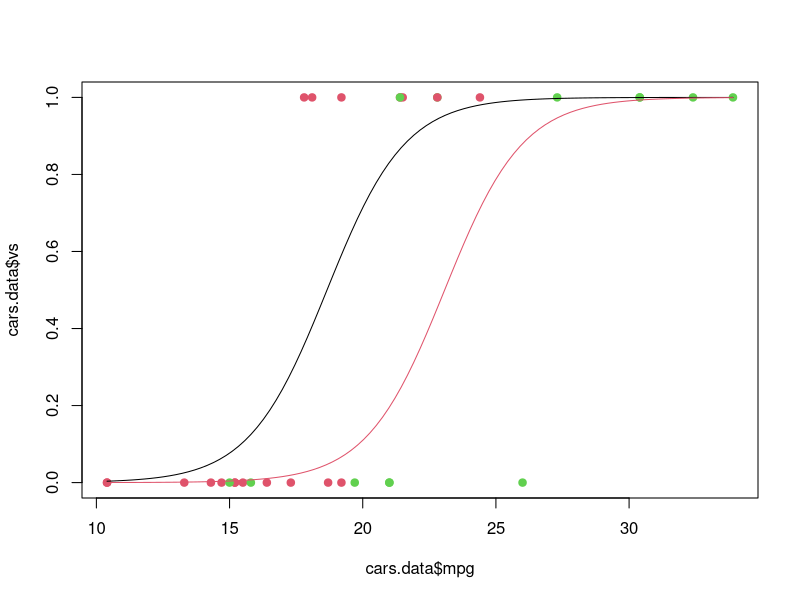
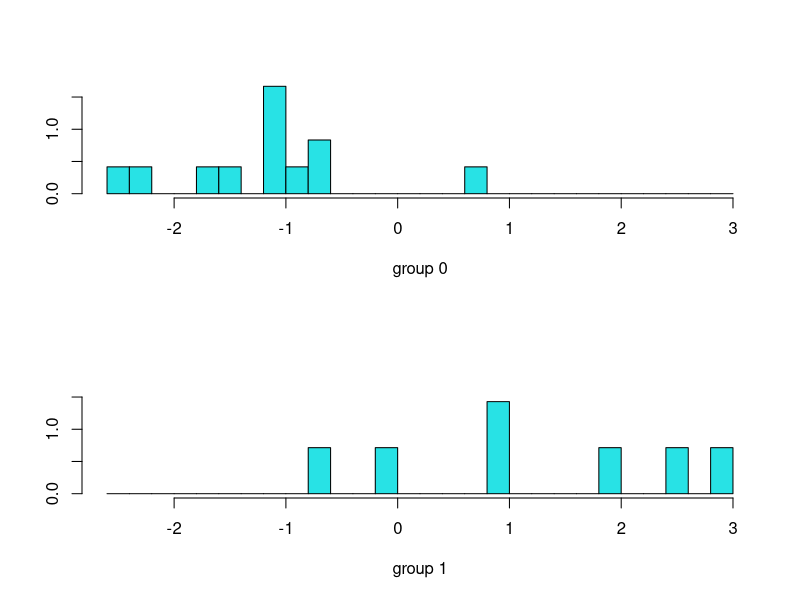
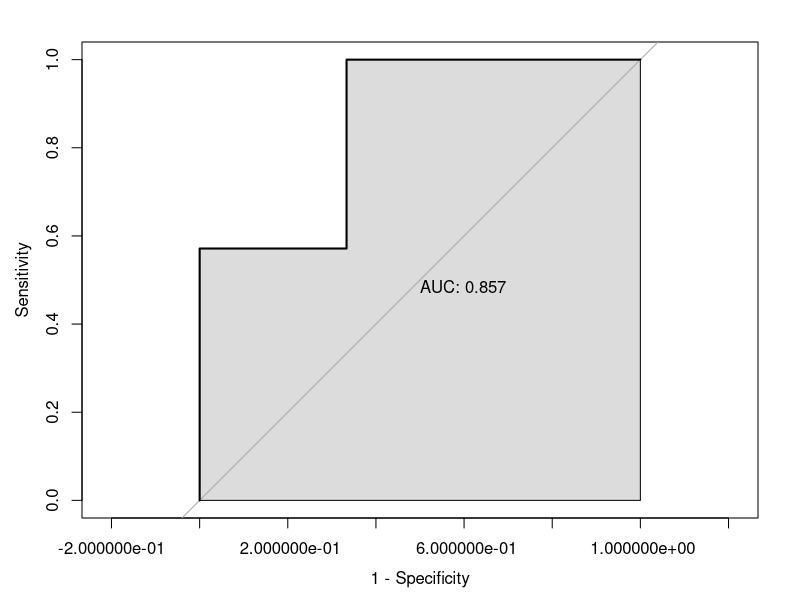

Source code (R) for these figures, in order:

################# LOGISTIC REGRESSION ###################

data(mtcars)
str(mtcars)

## Reduce dataset on a subset of original one
cars.data = mtcars[, c('mpg', 'vs', 'am')] # no rows, columns --> c = concatenate a vector
cars.data

# Refactor am to factor var for RStudio
cars.data$am = as.factor(cars.data$am)
is.factor(cars.data$am) # check



# Create model1 Generialize Linear Model (GLM)
m.c = glm(vs~mpg*am, data = cars.data, family = binomial) # Variabile risposta è 0/1 quindi family=binomial setta regressione logistica
summary(m.c)

# Simplify this model erasing not significative iteration
m.c2 = glm(vs ~ mpg + am, data = cars.data, family = binomial)
summary(m.c2)


# Analysis of DEVIANCE
1-pchisq(20.646, 29)  # P-value of test --> 0,08.. so I accept simpliest model

# delete am create mc3
m.c3 = glm(vs ~ mpg, data = cars.data, family = binomial)
summary(m.c3)

# Anova test to compare mc2 w/ mc3
anova(m.c3, m.c2, test = 'Chisq')

# Find quantiles

  # pchisq(x)=P
  # qchisq(P)=x

qchisq(0.95, 1) # = 3.84

#### m.c2 is the best model

# extract beta^ from mc2
estimate = coef(m.c2)
# extract standard error of beta^
se = sqrt(diag(vcov(m.c2)))

# confidence interval 90%
c(estimate[2]-qnorm(0.95)*se[2], estimate[2]+qnorm(0.95)*se[2])
confint(m.c2, level = 0.9)

# predict
ev = predict(m.c2)
ep = predict(m.c2, type = 'response')

exp(ev)/(1+exp(ev))

## Plots
plot(cars.data$mpg, cars.data$vs, pch=19, col=1+as.numeric(cars.data$am))

# Curva di regressione
curve(predict(m.c2, newdata = data.frame(mpg=x, am='0'), type='response'), add=T)
curve(predict(m.c2, newdata = data.frame(mpg=x, am='1'), type='response'), add=T, col=2)

# create prediction vector of the model
preds = rep(0, nrow(cars.data)) # vettore di 0
preds[ep>0.5] = 1 # put 1 only if ep > 0.5

# see confusion matrix
addmargins(table(preds, vs=cars.data$vs)) # add total for every colums w/ this command

n = nrow(cars.data)
set.seed(222)
sel = sample(n, 0.6*n, replace = F)

# training set
tr.s = cars.data[sel,]
# test set
te.s = cars.data[-sel,]

m.ct = glm(vs ~ mpg + am, data = tr.s, family = binomial())
summary(m.ct)

prob.test = predict(m.ct, newdata = te.s, type = 'response')
preds.test = rep(0, length(prob.test))
preds.test[prob.test>0.5] = 1
addmargins(table(preds.test, vs = te.s$vs))


###### LINEAR DISCRIMINANT ANALYSIS #####

library(MASS)

m.cl = lda(vs ~ mpg + am, data = tr.s)
m.cl

# Plots
plot(m.cl)

# predictions
preds.lda = predict(m.cl, te.s)
p.lda = rep(0, nrow(te.s))
preds.lda
p.lda[preds.lda$posterior[,2]>0.5] = 1
addmargins(table(p.lda, vs=te.s$vs))
p.lda

p.lda2 = rep(0, nrow(te.s))
p.lda2[preds.lda$posterior[,2]>0.2] = 1
p.lda2


# Add library pROc
library(pROC)
v.roc = roc(te.s$vs, preds.lda$posterior[,2])
names(v.roc)
plot(v.roc, legacy.axes = TRUE, print.auc=TRUE, auc.polygon=TRUE)

# Quadratic Discriminant Analysis
m.cq = qda(vs ~ mpg + am, data = tr.s)
m.cq

preds.qda = predict(m.cq, te.s)
addmargins(table(preds.qda$class, vs=te.s$vs))
